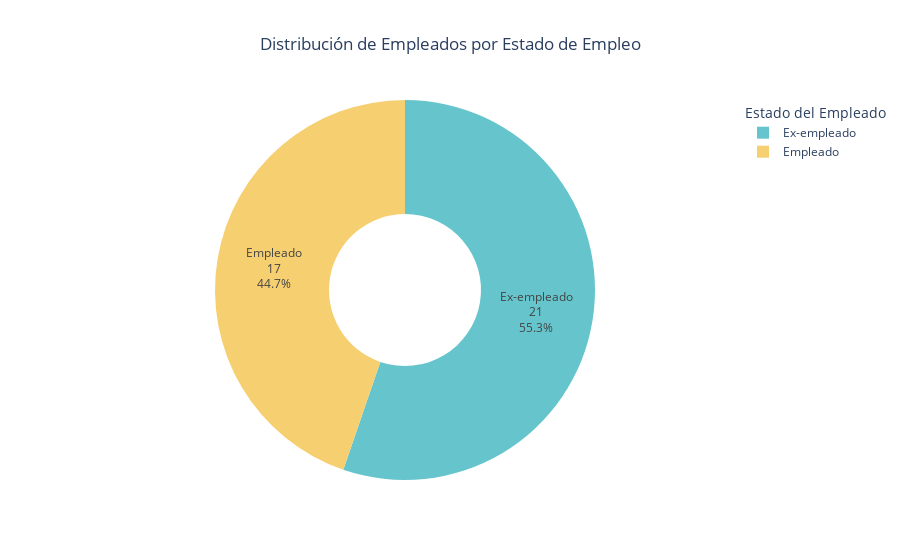

This figure's notebook cell:
### Code cell
# Script para generar gráficos BI con Plotly Express (Conteo de Empleados por Estado con Número Absoluto)

import pandas as pd
import plotly.express as px
from db_connection import get_engine, get_connection # Asegúrate de que este módulo esté accesible

print("\n--- Bloque 16 (Conteo Absoluto): Generación de Gráfico BI - Conteo de Empleados por Estado ---")

conexion = None
try:
    print("Estableciendo conexión a la base de datos para la visualización...")
    engine = get_engine()
    conexion = get_connection()
    print("✅ Conexión a la base de datos establecida.")

    # 1. Cargar la columna de estado de la tabla 'employees'
    # <<< ¡ATENCIÓN AQUÍ! >>>
    # SI LA COLUMNA CON LOS VALORES 0 y 1 NO SE LLAMA 'status', CÁMBIALA EN LA SIGUIENTE LÍNEA.
    # Por ejemplo, si se llama 'is_active', sería "SELECT is_active FROM employees;"
    print("\nCargando columna 'status' (o similar con 0/1) de la tabla 'employees'...")
    df_employees_status = pd.read_sql("SELECT status FROM employees;", engine)
    print(f"DataFrame de 'employees' cargado. Registros: {len(df_employees_status)}")

    # 2. Mapear los valores 0 y 1 a etiquetas significativas
    print("\nMapeando valores de estado (0=Ex-empleado, 1=Empleado)...")
    status_mapping = {
        0: 'Ex-empleado',
        1: 'Empleado'
    }
    # Aplicar el mapeo. Cualquier otro valor se convertirá en 'Desconocido'
    df_employees_status['Employee_Status'] = df_employees_status['status'].map(status_mapping).fillna('Desconocido')

    # 3. Contar la frecuencia de cada estado mapeado
    print("\nContando empleados por estado de empleo (mapeado)...")
    status_counts = df_employees_status['Employee_Status'].value_counts().reset_index()
    status_counts.columns = ['Employee_Status', 'Employee_Count']

    print("Conteo de empleados por estado de empleo (mapeado):")
    print(status_counts)

    # 4. Generar el gráfico de torta interactivo con Plotly Express
    print("\nGenerando gráfico de torta interactivo de 'Conteo de Empleados por Estado' (¡con número absoluto!)...")
    fig = px.pie(status_counts,
                 values='Employee_Count',
                 names='Employee_Status',
                 title='Distribución de Empleados por Estado de Empleo',
                 color_discrete_sequence=px.colors.qualitative.Pastel, # Una paleta más suave y bonita
                 hole=0.4 # Gráfico de dona
                )

    # <<<< ¡CAMBIO CLAVE AQUÍ! >>>>
    # Añadimos 'value' a 'textinfo' para mostrar el número absoluto
    fig.update_traces(textinfo='percent+label+value',
                      hovertemplate='<b>%{label}</b><br>Empleados: %{value}<br>Porcentaje: %{percent:.1%}<extra></extra>'
                     )
    fig.update_layout(title_x=0.5,
                      legend_title_text='Estado del Empleado')

    # 5. Mostrar el gráfico
    fig.show()
    print("✅ Gráfico 'Conteo de Empleados por Estado' generado y mostrado con número absoluto y mapeo de valores.")

except Exception as e:
    print(f"\n❌❌ Ocurrió un error general: {e}")
    print("¡ATENCIÓN! El error puede indicar que la columna de estado NO EXISTE o no contiene valores numéricos 0 y 1.")
    print("Por favor, verifica el nombre exacto de la columna que indica el estado del empleado (0/1) en tu tabla 'employees'.")
    print("Si el problema persiste, es posible que la columna no contenga solo 0s y 1s o tenga un tipo de dato inesperado.")
finally:
    if conexion and conexion.is_connected():
        conexion.close()
        print("✅ Conexión a la base de datos cerrada.")

print("\n--- Fin del Bloque de Generación de Gráficos ---")

### Figure 1 — Plotly figure (JSON) as saved in the notebook; plotly's stock layout.template omitted (floating-point values rounded to 4 significant figures)
{"data": [{"domain": {"x": [0, 1], "y": [0, 1]}, "hole": 0.4, "hovertemplate": "<b>%{label}</b><br>Empleados: %{value}<br>Porcentaje: %{percent:.1%}<extra></extra>", "labels": ["Ex-empleado", "Empleado"], "legendgroup": "", "name": "", "showlegend": true, "textinfo": "percent+label+value", "type": "pie", "values": [21, 17]}], "layout": {"legend": {"title": {"text": "Estado del Empleado"}, "tracegroupgap": 0}, "piecolorway": ["rgb(102, 197, 204)", "rgb(246, 207, 113)", "rgb(248, 156, 116)", "rgb(220, 176, 242)", "rgb(135, 197, 95)", "rgb(158, 185, 243)", "rgb(254, 136, 177)", "rgb(201, 219, 116)", "rgb(139, 224, 164)", "rgb(180, 151, 231)", "rgb(179, 179, 179)"], "title": {"text": "Distribución de Empleados por Estado de Empleo", "x": 0.5}}}
